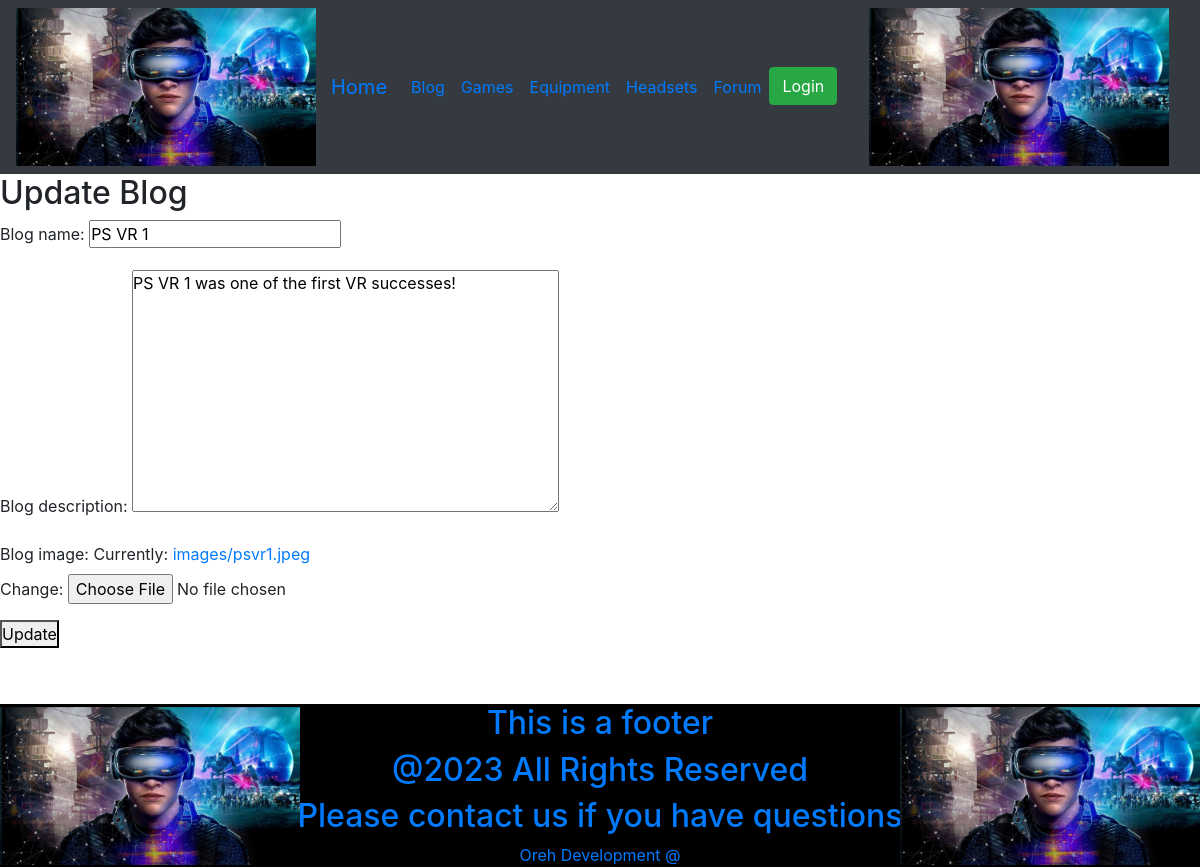
The page /blog_update/7 on the database its author committed.
### social/models.py (models this page shows, shortened)
class Blog(models.Model):
    blog_name = models.CharField(max_length=100, blank=False)
    blog_description = models.TextField(max_length=800, blank=False)
    blog_image = models.ImageField(upload_to='images/')

### social/views.py (the view)
# urls.py: path('blog_update/<int:pk>', BlogUpdate.as_view(), name='blog_update'),
class BlogUpdate(UpdateView):
    model = Blog
    fields = ['blog_name', 'blog_description', 'blog_image']
    template_name = 'blog_update.html'
    success_url = reverse_lazy('blog')

### templates/blog_update.html (shortened to what this page needs)
{% extends "main.html" %}
{% block content %}
  <h2>Update Blog</h2>
  <form method="post">
    {{ form.as_p }}
    <button type="submit">Update</button>
  </form>
{% endblock %}

### static/css/main.css (style rules this page uses)
* { margin: 0; padding: 0; }
html { background: url(https://dl.dropboxusercontent.com/u/159328383/background.jpg) no-repeat center center fixed; -webkit-background-size: cover; -moz-background-size: cover; -o-background-size: cover; background-size: cover; }
body, input, button { font-family: 'Source Sans Pro', sans-serif; }

### rows shown on the page
Blog: blog_name "PS VR 1", blog_description "PS VR 1 was one of the first VR successes!"
